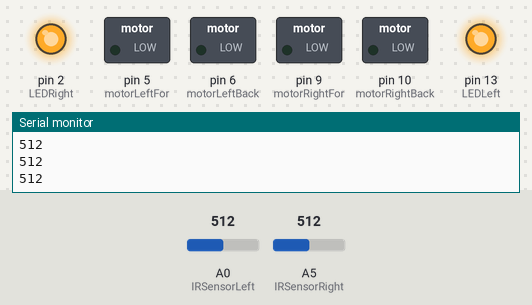
Simulated run of this sketch. Board: Arduino Uno, built with avr-gcc and run on an emulated ATmega328P. Parts: switched loads named in the sketch (green lamp = pin HIGH), output pins drawn as LEDs (lit = HIGH), the last lines printed to the serial monitor. The inputs (shaded band) are chosen by the test bench; at power-on: A5 (IRSensorRight) = 512, A0 (IRSensorLeft) = 512.

Above: at 1.2 s.
1.3 s: A5 (IRSensorRight) set to 160
2.8 s: A5 (IRSensorRight) set to 143
At 3.5 s:
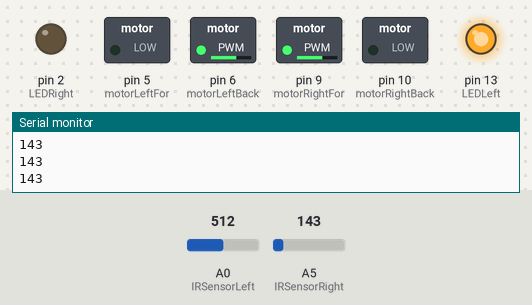
4.3 s: A0 (IRSensorLeft) set to 163
5.8 s: A0 (IRSensorLeft) set to 143
At 7.0 s:
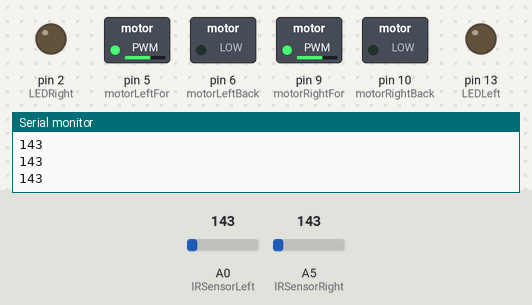
7.3 s: A5 (IRSensorRight) set to 306
At 8.1 s:
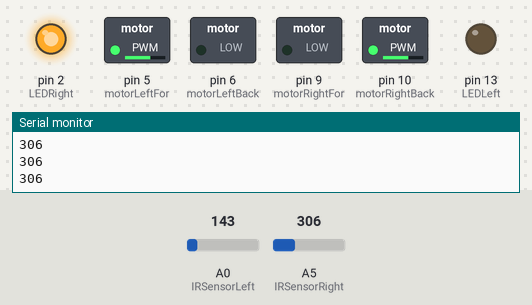
Timing chart, 0 to 9.8 s (numbered marks = the images above; inputs shaded):
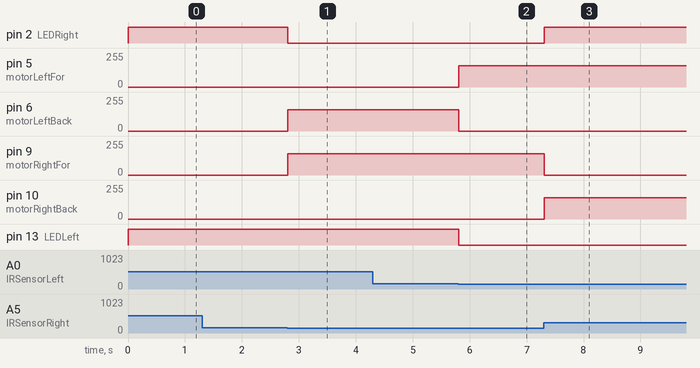

Measured:
- the behaviour switches between 150 and 149 on A5 (IRSensorRight) (found by bisection; images 0 and 1)
- the behaviour switches between 150 and 149 on A0 (IRSensorLeft) (found by bisection; images 1 and 2)
- after the input at 2.8 s, pin 2 (LEDRight): HIGH → LOW at once; pin 6 (motorLeftBack), pin 9 (motorRightFor): 0/255 → 160/255 at once
- after the input at 5.8 s, pin 5 (motorLeftFor): 0/255 → 160/255 at once; pin 6 (motorLeftBack): 160/255 → 0/255 at once; pin 13 (LEDLeft): HIGH → LOW at once
- after the input at 7.3 s, pin 2 (LEDRight): LOW → HIGH at once; pin 9 (motorRightFor): 160/255 → 0/255 at once; pin 10 (motorRightBack): 0/255 → 160/255 at once

The sketch:

Robot.ino
```cpp
// Set variables for sensors and leds
const int IRSensorRight = A5;
const int LEDRight = 2;
const int IRSensorLeft = A0;
const int LEDLeft = 13;

// Set ir sensor black color values
int leftSensorBlack = 150;
int rightSensorBlack = 150;

// Using L293D
// Set variables for motor pins
//Motor Right
const int motorRightFor  = 9; // Pin  7 of L293
const int motorRightBack  = 10;  // Pin  2 of L293
//Motor Left
const int motorLeftFor  = 5;  // Pin 14 of L293
const int motorLeftBack  = 6;  // Pin 10 of L293

// Set motor speeds
int motorHigh = 160;
int motorSlow = 100;
int motorOff = 0;

void setup() {
    // Set LED and IR sensor pins
    pinMode(IRSensorRight, INPUT);
    pinMode(LEDRight, OUTPUT);
    pinMode(IRSensorLeft, INPUT);
    pinMode(LEDLeft, OUTPUT);
    Serial.begin(9600); // init serial monitor at port 9600

    // Set motor pins as output
    pinMode(motorRightFor, OUTPUT);
    pinMode(motorRightBack, OUTPUT);
    pinMode(motorLeftFor, OUTPUT);
    pinMode(motorLeftBack, OUTPUT);
}

void loop() {
  int statusSensorRight = analogRead(IRSensorRight); // get input from sensors
  int statusSensorLeft = analogRead(IRSensorLeft);

//  Serial.println(statusSensorLeft); // print out sensor values to serial monitor
  Serial.println(statusSensorRight);

  // CASE 1: Both sensors on black -> STOP
  if (statusSensorRight >= rightSensorBlack && statusSensorLeft >= leftSensorBlack){
    digitalWrite(LEDRight, HIGH); // set led high since on black line
    digitalWrite(LEDLeft, HIGH);
    analogWrite(motorRightFor, motorOff);  // set motors to low
    analogWrite(motorRightBack, motorOff);
    analogWrite(motorLeftFor, motorOff);
    analogWrite(motorLeftBack, motorOff);
  }

  // CASE 2: Both sensors on white -> STRAIGHT FORWARD
  else if (statusSensorRight < rightSensorBlack && statusSensorLeft < leftSensorBlack){
    digitalWrite(LEDRight, LOW); // set led low since on white board
    digitalWrite(LEDLeft, LOW);
    analogWrite(motorRightFor, motorHigh);  // set right motor to forward on
    analogWrite(motorRightBack, motorOff);
    analogWrite(motorLeftFor, motorHigh); // set left motor to forward on
    analogWrite(motorLeftBack, motorOff);
  }

  // CASE 3: Right sensor on black -> turn right
  else if (statusSensorRight >= rightSensorBlack && statusSensorLeft < leftSensorBlack){
    digitalWrite(LEDRight, HIGH); // set led high to indicate black line
    digitalWrite(LEDLeft, LOW);
    analogWrite(motorRightBack, motorHigh); // move right wheel backward
    analogWrite(motorRightFor, motorOff);
    analogWrite(motorLeftFor, motorHigh);
    analogWrite(motorLeftBack, motorOff); // move left wheel forward
  }

  // CASE 4: Left sensor on black -> turn left
  else if (statusSensorRight < rightSensorBlack && statusSensorLeft >= leftSensorBlack){
    digitalWrite(LEDRight, LOW);
    digitalWrite(LEDLeft, HIGH); // set led high to indicat black line
    analogWrite(motorRightFor, motorHigh); // move right wheel forward
    analogWrite(motorRightBack, motorOff);
    analogWrite(motorLeftFor, motorOff);
    analogWrite(motorLeftBack, motorHigh); // move left wheel backward
  }

}
```
